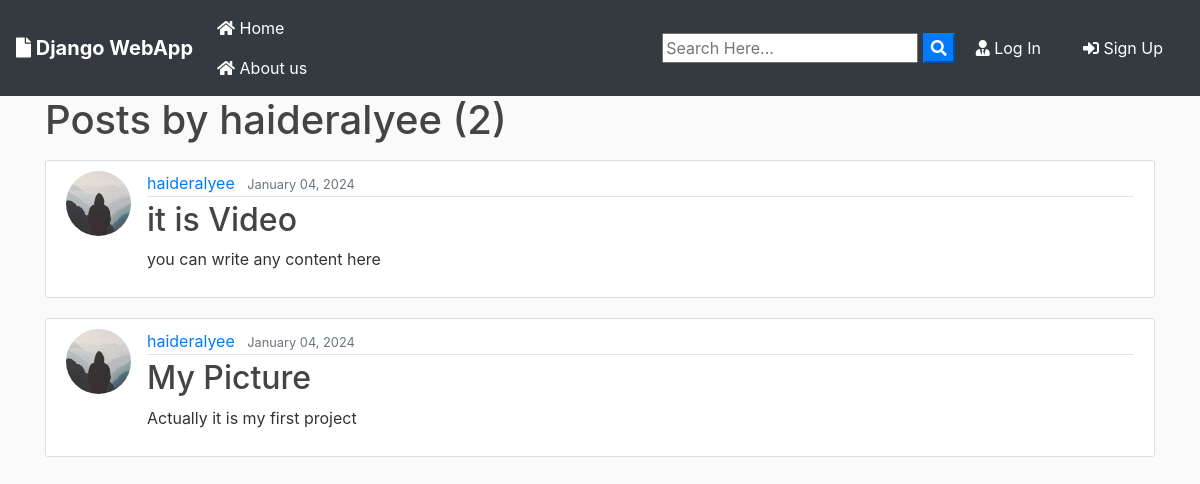
Screenshot of /user/haideralyee with the database file from the repository.
### blog/models.py (models this page shows, shortened)
class Post(models.Model):
	title = models.CharField(max_length=100)
	file = models.FileField(null=True,blank=True,upload_to='Files')
	content = models.TextField()
	date_posted = models.DateTimeField(default=timezone.now)
	author = models.ForeignKey(User, on_delete=models.CASCADE)

### users/models.py (models this page shows, shortened)
class Profile(models.Model):
    user = models.OneToOneField(User, on_delete=models.CASCADE)
    image = models.ImageField(default='default.jpg', upload_to='profile_pics')

### blog/views.py (the view)
# urls.py: path('user/<str:username>', UserPostListView.as_view(), name='user-posts'),
class UserPostListView(ListView):
    model = Post
    template_name = 'blog/user_posts.html'  # <app>/<model>_<viewtype>.html
    context_object_name = 'posts'
    paginate_by = 2
    def get_queryset(self):
        user = get_object_or_404(User, username=self.kwargs.get('username'))
        return Post.objects.filter(author=user).order_by('-date_posted')

### blog/templates/blog/user_posts.html (shortened to what this page needs)
{% extends "blog/base.html" %}
{% block content %}
    <h1 class="mb-3">Posts by {{ view.kwargs.username }} ({{ page_obj.paginator.count }})</h1>
    {% for post in posts %}
        <article class="media content-section">
          <img class="rounded-circle article-img" src="{{ post.author.profile.image.url }}">
          <div class="media-body">
            <div class="article-metadata">
              <a class="mr-2" href="{% url 'user-posts' post.author.username %}">{{ post.author }}</a>
              <small class="text-muted">{{ post.date_posted|date:"F d, Y" }}</small>
            </div>
            <h2><a class="article-title" href="{% url 'post-detail' post.id %}">{{ post.title }}</a></h2>
            <p class="article-content">{{ post.content }}</p>
          </div>
        </article>
    {% endfor %}
{% endblock content %}

### blog/templates/blog/base.html (shortened to what this page needs)
{% load static %}
<!doctype html>
<html lang="en">
  <head>
    <link rel="stylesheet" href="https://stackpath.bootstrapcdn.com/bootstrap/4.3.1/css/bootstrap.min.css">
    <link rel="stylesheet" href="https://use.fontawesome.com/releases/v5.8.1/css/all.css" >
    <link rel="stylesheet" href="{% static 'blog/main.css' %}">
</head>
  <body>
        <nav class="navbar navbar-expand-lg navbar-dark bg-dark">
                <a class="navbar-brand font-weight-bold" href="{% url 'blog-home' %}"><i class="fas fa-file"></i> Django WebApp</a>
                <div class="collapse navbar-collapse" id="navbarSupportedContent">
                  <ul class="navbar-nav mr-auto">
                    <li class="nav-item active">
                      <a class="nav-link" href="{% url 'blog-home' %}"><i class="fas fa-home"></i> Home <span class="sr-only">(current)</span></a>
                      <a class="nav-link" href="{% url 'blog-home' %}"><i class="fas fa-home"></i> About us <span class="sr-only">(current)</span></a>
                    </li>
                  </ul>
                  <form id="searchform" action="{% url 'search' %}" method="get">
                    <input type="text" name="q" type="text" value="{{ request.GET.q }}" placeholder="Search Here..." />
                    <button type="button" onclick="searchform.submit()" class=" text-white my-color btn-primary"><i class="fa fa-search"></i></button>
                </form>
                    {% if user.is_authenticated %}
                    <a href="{% url 'user-posts' user %}" class="btn text-white m-2"><i class="fas fa-user-shield"></i> My Post</a>
                    <a href="{% url 'post-create' %} " class="btn text-white m-2"><i class="fas fa-user-edit"></i> New Post</a>
                    <a href="{% url 'profile' %} " class="btn text-white m-2"><i class="fas fa-user"></i> {{ user.username }}</a>
                    <a href="{% url 'logout' %} " class="btn text-white m-2"><i class="fas fa-sign-out-alt"></i> Log Out</a>
                    {% else %}
                    <a href="{% url 'login' %} " class="btn text-white m-2"><i class="fas fa-user-tie"></i> Log In</a>
                    <a href="{% url 'register' %} " class="btn text-white m-2"> <i class="fas fa-sign-in-alt"></i> Sign Up</a>
                    {% endif %}
                </div>
              </nav>
      <div class="container my-bg">
    {% block content %}
    {% endblock  %}
</div>
  </body>
</html>

### blog/static/blog/main.css (style rules this page uses)
body { background: #fafafa; color: #333333; margin-top: 0; }
h1, h2, h3, h4, h5, h6 { color: #444444; }
ul { margin: 0; }
.content-section { background: #ffffff; padding: 10px 20px; border: 1px solid #dddddd; border-radius: 3px; margin-bottom: 20px; }
.article-title { color: #444444; }
.article-content { white-space: pre-line; }
.article-img { height: 65px; width: 65px; margin-right: 16px; }
.article-metadata { padding-bottom: 1px; margin-bottom: 4px; border-bottom: 1px solid #e3e3e3 }

### rows the page displays
Post: author.profile.image (placeholder picture), author "haideralyee", date_posted "January 04, 2024", title "it is Video", content "you can write any content here"
Post: author.profile.image (placeholder picture), author "haideralyee", date_posted "January 04, 2024", title "My Picture", content "Actually it is my first project"

### other values shown
{{ view.kwargs.username }} "haideralyee"
{{ page_obj.paginator.count }} "2"
